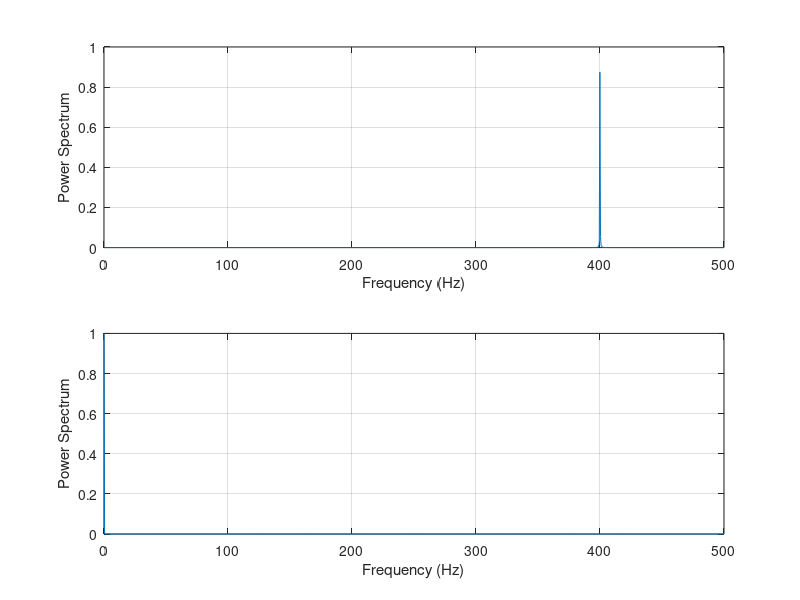

MATLAB code to generate this figure:
%--------------------------------------------------------------------------
% University of Limerick - Dept. of Electronic and Computer Engineering
%--------------------------------------------------------------------------
% filename: Lab2 - part1.m
%
% purpose: Sampling a sinusoid and alias effect within the power spectrum
%
% created by: Tom Meehan
% created on: 23 September 2021
%
%--------------------------------------------------------------------------
% Copyright 2021 University of Limerick
%--------------------------------------------------------------------------
clc
clear
close all

%% @fo = 600Hz

Fs=1000;
fo1=600;
N=2048;
x1 = cos(2*pi*fo1*[1:1:N]/Fs);
figure (1);

%--------------------------------------------------------------------------
% Part 1b: Calculate the FFT to translate the signal into the frequency
% domain and view the signal power spectrum from 0Hz to Fs/2.
%--------------------------------------------------------------------------

Ak=abs(fft(x1))/length(x1); % do a FFT
Ak(2:N)=2*Ak(2:N); % convert to one side spectrum
Pk=Ak.*Ak; % compute power spectrum
f=[0:1:N/2]*Fs/N; % map the frequency bin to Hz
subplot(2,1,1); plot(f,Pk(1:N/2+1));grid
xlabel('Frequency (Hz)');ylabel('Power Spectrum');

%% fo = 1000Hz
fo2=1000;
N=2048;
x1 = cos(2*pi*fo2*[1:1:N]/Fs);
%--------------------------------------------------------------------------
% Part 1b: Calculate the FFT to translate the signal into the frequency
% domain and view the signal power spectrum from 0Hz to Fs/2.
%--------------------------------------------------------------------------

Ak=abs(fft(x1))/length(x1); % do a FFT
Ak(2:N)=2*Ak(2:N); % convert to one side spectrum
Pk=Ak.*Ak; % compute power spectrum
f=[0:1:N/2]*Fs/N; % map the frequency bin to Hz
subplot(2,1,2); plot(f,Pk(1:N/2+1));grid
xlabel('Frequency (Hz)');ylabel('Power Spectrum');